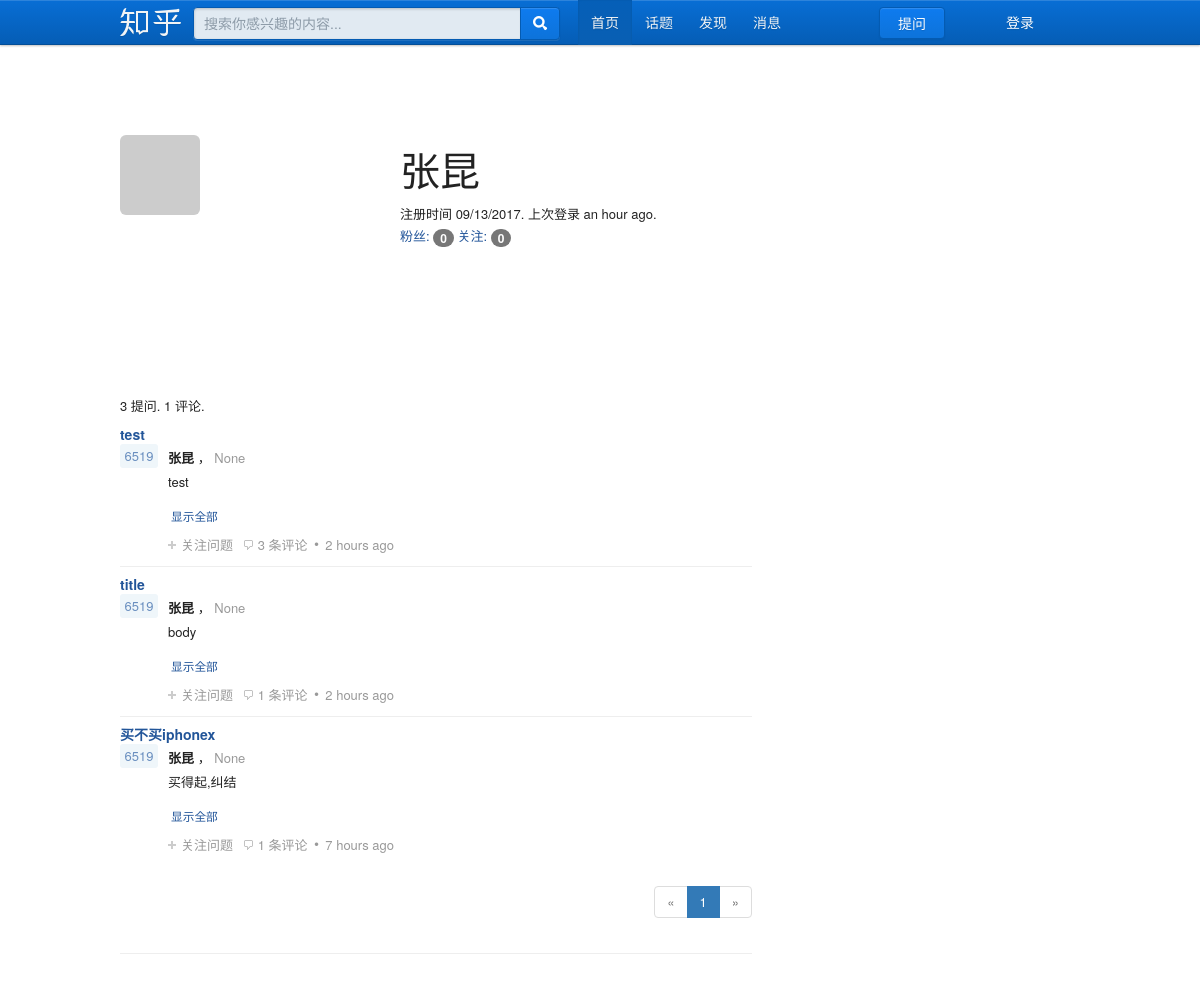
Page /user/1 on the committed database.
### app/models.py (models this page shows, shortened)
class User(UserMixin, db.Model):
    __tablename__ = 'users'
    id = db.Column(db.Integer, primary_key = True)
    email = db.Column(db.String(64), unique=True, index=True)
    username = db.Column(db.String(64), index=True)
    role_id = db.Column(db.Integer, db.ForeignKey('roles.id'))
    password_hash = db.Column(db.String(128))
    confirmed = db.Column(db.Boolean,default=False)
    posts = db.relationship('Post',backref='author',lazy='dynamic')
    name = db.Column(db.String(64))
    location = db.Column(db.String(64))
    about_me = db.Column(db.Text())
    member_since = db.Column(db.DateTime(), default=datetime.utcnow)
    last_seen = db.Column(db.DateTime(), default=datetime.utcnow)
    followed = db.relationship('Follow',
                               foreign_keys = [Follow.follower_id],
                               backref = db.backref('follower', lazy='joined'),
                               lazy='dynamic',
                               cascade='all, delete-orphan'
                               )
    followers = db.relationship('Follow',
                                foreign_keys = [Follow.followed_id],
                                backref = db.backref('followed', lazy='joined'),
                                lazy='dynamic',
                                cascade='all, delete-orphan' )
    answers = db.relationship('Answer', backref='author', lazy='dynamic')
    comments = db.relationship('Comment', backref='author', lazy='dynamic')
    avatar_hash = db.Column(db.String(32))
    user = db.relationship('Agreement', backref='user', lazy='dynamic')
    def gravatar(self,size=100,default='identicon',rating='g'):
        if request.is_secure:
            url = 'https://secure.gravatar.com/avatar'
        else:
            url = 'http://www.gravatar.com/avatar'
        hash = self.avatar_hash or hashlib.md5(self.email.encode('utf-8')).hexdigest()
        return '{url}/{hash}?s={size}&d={default}&r={rating}'.format(url=url,hash=hash,size=size,default=default,rating=rating)
    @property
    def password(self):
        raise AttributeError('password is not a readable attribute')

class Post(db.Model):
    __tablename__ = 'posts'
    id = db.Column(db.Integer,primary_key=True)
    title = db.Column(db.String)
    body = db.Column(db.Text)
    timestamp = db.Column(db.DateTime,index=True,default=datetime.utcnow)
    author_id = db.Column(db.Integer, db.ForeignKey('users.id'))
    body_html = db.Column(db.Text)
    answers = db.relationship('Answer', backref = 'post', lazy='dynamic')

### app/main/views.py (the view)
@main.route('/user/<id>')
def user(id):
    user = User.query.filter_by(id=id).first_or_404()
    page = request.args.get('page',1,type=int)
    pagination = user.posts.order_by(Post.timestamp.desc()).paginate(page, per_page=current_app.config['FLASKY_POSTS_PER_PAGE'],error_out=False)
    posts = pagination.items
    return render_template('user.html', user=user, posts=posts,pagination=pagination)

### app/auth/views.py (called while the page is built)
@auth.before_app_request
def before_request():
    if current_user.is_authenticated:
        current_user.ping()
        if not current_user.confirmed \
                and request.endpoint \
                and request.endpoint[:5] != 'auth.' \
                and request.endpoint != 'static':
            return redirect(url_for('auth.unconfirmed'))

### app/main/__init__.py (called while the page is built)
@main.app_context_processor
def inject_permissions():
    return dict(Permission=Permission)

### app/models.py (called while the page is built)
    def can(self, permissions):
        return False

    def is_administrator(self):
        return False

### app/templates/user.html (shortened to what this page needs)
{% extends "base.html" %}
{% import "_macros.html" as macros %}
{% block page_content %}
<div class="page-header">
    <img class="img-rounded profile-thumbnail" src="{{ user.gravatar(size=256) }}">
    <div class="profile-header">
        <p style="font-size:40px">{{ user.username }}</p>
        <p>
            注册时间 {{ moment(user.member_since).format('L') }}.
            上次登录 {{ moment(user.last_seen).fromNow() }}.
        </p>
        <p>
            <a href="{{ url_for('.followers', username=user.username) }}">粉丝: <span class="badge">{{ user.followers.count() }}</span></a>
            <a href="{{ url_for('.followed_by', username=user.username) }}">关注: <span class="badge">{{ user.followed.count() }}</span></a>
        </p>
    </div>
    <p>{{ user.posts.count() }} 提问. {{ user.comments.count() }} 评论.</p>
    <div>{% include '_posts.html' %}</div>
</div>
{% endblock %}

### app/templates/base.html (shortened to what this page needs)
{% extends "bootstrap/base.html" %}
{% block head %}
{{ super() }}
<link rel="stylesheet" type="text/css" href="{{ url_for('static', filename='styles.css') }}">
<link rel="stylesheet" href="{{ url_for('static',filename='zhihu/z.629476d2.css') }}">
{% endblock %}
{% block navbar %}
<div class="navbar" role="navigation">
    <div class="container">
<div role="navigation" class="zu-top" data-za-module="TopNavBar">
<div class="zg-wrap modal-shifting clearfix" id="zh-top-inner">
<a href="/" class="zu-top-link-logo" id="zh-top-link-logo" data-za-c="view_home" data-za-a="visit_home" data-za-l="top_navigation_zhihu_logo">知乎</a>
<div class="top-nav-profile dropdown">
{% if current_user.is_authenticated %}
<a href="" class="zu-top-nav-userinfo dropdown-toggle" id="dropdownMenu1" data-toggle="dropdown">
<span class="name">
{{ current_user.username }}
</span>
<img class="Avatar" src="{{ current_user.gravatar(size=256) }}" srcset="https://pic3.zhimg.com/v2-43bf187931add86652b7fbcf1f6e5dea_xs.jpg 2x" alt="张昆" />
</a>
<ul class="top-nav-dropdown " aria-labelledby="dropdownMenu1">
<li role="presentation">
<a  role="menuitem" tabindex="-1" href="{{ url_for('main.user', id=current_user.id) }}">
<i class="zg-icon zg-icon-dd-home"></i>我的主页
</a>
</li>
<li role="presentation">
<a href="/inbox">
<i class="zg-icon zg-icon-dd-pm"></i>私信
<span id="zh-top-nav-pm-count" class="zu-top-nav-pm-count zg-noti-number"
style="visibility:hidden" data-count="0">
</span>
</a>
</li>
<li role="presentation">
<a href="/settings">
<i class="zg-icon zg-icon-dd-settings"></i>设置
</a>
</li>
<li role="presentation">
<a href="{{ url_for('auth.logout') }}">
<i class="zg-icon zg-icon-dd-logout"></i>退出
</a>
</li>
</ul>
{% else %}
<a href="{{ url_for('auth.login') }}" class="zu-top-nav-userinfo" id="" data-toggle="">
<span class="name">
登录
</span>
</a>
{% endif %}
</div>
<a href="{{ url_for('main.askquestion') }}" class="zu-top-nav-userinfo" id="" data-toggle="">
<button class="zu-top-add-question" id="zu-top-add-question">
提问
</button>
</a>
<div role="search" id="zh-top-search" class="zu-top-search">
<form method="GET" action="/search" id="zh-top-search-form" class="zu-top-search-form">
<label for="q" class="hide-text">知乎搜索</label><input type="text" class="zu-top-search-input" id="q" name="q" autocomplete="off" value="" maxlength="100" placeholder="搜索你感兴趣的内容...">
<button type="submit" class="zu-top-search-button"><span class="hide-text">搜索</span><span class="sprite-global-icon-magnifier-dark"></span></button>
</form>
</div>
<div id="zg-top-nav" class="zu-top-nav">
<ul class="zu-top-nav-ul zg-clear">
<li class="zu-top-nav-li current" id="zh-top-nav-home">
<a class="zu-top-nav-link" href="/" id="zh-top-link-home" data-za-c="view_home" data-za-a="visit_home" data-za-l="top_navigation_home">首页</a>
</li>
<li class="top-nav-topic-selector zu-top-nav-li " id="zh-top-nav-topic">
<a class="zu-top-nav-link" href="/topic" id="top-nav-dd-topic">话题</a>
</li>
<li class="zu-top-nav-li" id="zh-top-nav-explore">
<a class="zu-top-nav-link" href="/explore">发现</a>
</li>
<li class="top-nav-noti zu-top-nav-li ">
<a class="zu-top-nav-link" href="javascript:;" id="zh-top-nav-count-wrap" role="button">消息</a>
</li>
</ul>
</div>
</div>
</div>
    </div>
</div>
{% endblock %}
{% block content %}
<div class="container">
<div class="zg-wrap zu-main clearfix " role="main">
<div class="zu-main-content">
<div class="zu-main-content-inner">
<div class="explore-tab" id="js-explore-tab">
<div class="tab-panel" style="display: block;">
{% block page_content %}{% endblock %}
</div>
</div>
</div>
</div>
</div>
{% endblock %}

### app/templates/_macros.html
{% macro pagination_widget(pagination, endpoint, fragment='') %}
<ul class="pagination">
    <li{% if not pagination.has_prev %} class="disabled"{% endif %}>
        <a href="{% if pagination.has_prev %}{{ url_for(endpoint, page=pagination.prev_num, **kwargs) }}{{ fragment }}{% else %}#{% endif %}">
            &laquo;
        </a>
    </li>
    {% for p in pagination.iter_pages() %}
        {% if p %}
            {% if p == pagination.page %}
            <li class="active">
                <a href="{{ url_for(endpoint, page = p, **kwargs) }}{{ fragment }}">{{ p }}</a>
            </li>
            {% else %}
            <li>
                <a href="{{ url_for(endpoint, page = p, **kwargs) }}{{ fragment }}">{{ p }}</a>
            </li>
            {% endif %}
        {% else %}
        <li class="disabled"><a href="#">&hellip;</a></li>
        {% endif %}
    {% endfor %}
    <li{% if not pagination.has_next %} class="disabled"{% endif %}>
        <a href="{% if pagination.has_next %}{{ url_for(endpoint, page=pagination.next_num, **kwargs) }}{{ fragment }}{% else %}#{% endif %}">
            &raquo;
        </a>
    </li>
</ul>
{% endmacro %}

### app/templates/_posts.html (shortened to what this page needs)
<div data-type="daily" data-zop-feedlist="">
{% for post in posts %}
<div class="explore-feed feed-item" data-offset="1" data-za-module="AnswerItem" data-za-index="">
<h2><a class="question_link" href="{{ url_for('.post', id=post.id) }}" target="_blank" data-id="17837366" data-za-element-name="Title">
{{ post.title }}
</a></h2>
<div tabindex="-1" class="zm-item-answer " itemscope="" itemtype="http://schema.org/Answer" data-aid="71319290" data-atoken="226868219" data-collapsed="0" data-created="1504795954" data-deleted="0" data-isowner="0" data-helpful="1" data-copyable="1" data-zop="">
<div class="zm-item-vote">
<a class="zm-item-vote-count js-expand js-vote-count" href="javascript:;" data-bind-votecount="">6519</a>
</div>
<div class="answer-head">
<div class="zm-item-answer-author-info">
<span class="summary-wrapper">
<span class="author-link-line">
<a class="author-link" data-hovercard="p$t$shannon_du" target="_blank" href="{{ url_for('main.user', id=post.author.id) }}">
{{ post.author.username }}
</a>
</span>
<span title="{{ post.author.about_me }}" class="bio">
{{ post.author.about_me }}
</span>
</span>
</div>
</div>
<div class="zm-item-rich-text expandable js-collapse-body" data-resourceid="17837366" data-action="/answer/content" data-author-name="Shannon" data-entry-url="/question/64028409/answer/226868219">
<div class="zh-summary summary clearfix">
{% if post.body_html %}
    {{ post.body_html | safe }}
{% else %}
    {{ post.body }}
{% endif %}
<a href="{{ url_for('.post', id=post.id) }}" class="toggle-expand">显示全部</a>
</div>
</div>
<div class="zm-item-meta answer-actions clearfix js-contentActions">
<div class="zm-meta-panel">
<a data-follow="q:link" class="follow-link zg-follow meta-item" href="javascript:;" id="sfb-17837366"><i class="z-icon-follow"></i>关注问题</a>
<a href="{{ url_for('.post', id=post.id) }}#comments" name="addcomment" class="meta-item toggle-comment js-toggleCommentBox">
<i class="z-icon-comment"></i>{{ post.answers.count() }} 条评论</a>
<span class="zg-bull">•</span>
<a href="/terms#sec-licence-1" target="_blank" class="meta-item copyright">
{{ moment(post.timestamp).fromNow() }}
</a>
</div>
</div>
</div>
</div>
{% endfor %}
</div>
{% if pagination %}
<div class="pagination">
    {{ macros.pagination_widget(pagination, '.index') }}
</div>
{% endif %}
</div>

### app/static/styles.css (style rules this page uses)
.profile-thumbnail { position: absolute; }
.profile-header { min-height: 260px; margin-left: 280px; }
div.pagination { width: 100%; text-align: right; padding: 0px; margin: 0px; }

### rows in the picture
User: username "张昆", member_since "09/13/2017", last_seen "an hour ago"
Post: title "test", author.username "张昆", author.about_me "None", body_html "test", answers.count "3", timestamp "2 hours ago"
Post: title "title", author.username "张昆", author.about_me "None", body_html "body", answers.count "1", timestamp "2 hours ago"
Post: title "买不买iphonex", author.username "张昆", author.about_me "None", body_html "买得起,纠结", answers.count "1", timestamp "7 hours ago"

### other values in the picture
{{ user.followers.count() }} "0"
{{ user.followed.count() }} "0"
{{ user.posts.count() }} "3"
{{ user.comments.count() }} "1"
{{ p }} "1"
